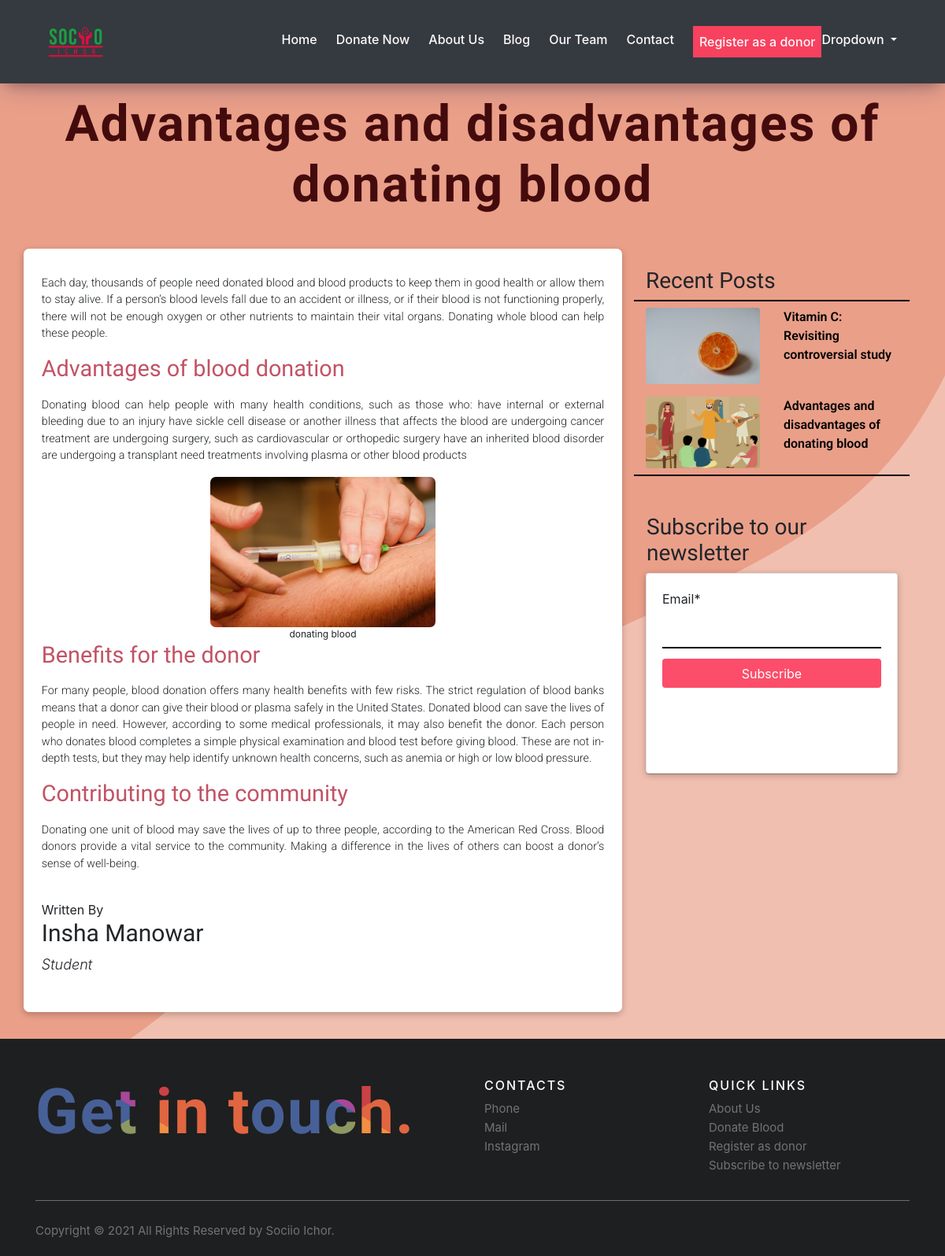
Screenshot of /blog/advantages-and-disadvantages-of-donating-blood/ with the database file from the repository.
### blog/models.py (models this page shows, shortened)
class Blog(models.Model):
    title = models.CharField(max_length=250, blank=False)
    introduction = models.TextField(default='')
    author = models.CharField(default=None, max_length=100)
    author_designation = models.TextField(default=None, max_length=100)
    about_author = models.TextField(blank=True)
    publish_date=models.DateTimeField(blank=True, null=True)
    tags = TaggableManager()
    slug = models.SlugField(unique=True, max_length=100)
    status = models.IntegerField(choices=STATUS, default=0)
    image_main = models.FileField(upload_to=upload_location_main, blank=False, null=True)

class BlogContent(models.Model):
    section = models.ForeignKey(Blog, default=None , on_delete=models.CASCADE)
    subheading = models.CharField(max_length=250)
    content = models.TextField(default=None)
    images = models.ImageField(upload_to=upload_here, blank=True, default=None)
    caption_image = models.CharField(max_length=255, default='', blank=True)

### blog/views.py (the view)
# urls.py: path('blog/<slug:slug>/', views.detail_view, name='blog-detail')
def detail_view(request,slug):
    section = get_object_or_404(Blog, slug=slug)
    content = BlogContent.objects.filter(section=section)
    post = Blog.objects.filter(status=STATUS_PUBLISH).order_by('-publish_date')[0:5]
    if request.method == 'POST':
        form = SubscibersForm(request.POST)
        if form.is_valid():
            form.save()
            messages.success(request, 'Subscription Successful')
            return redirect('blog:blog-detail', slug=slug)
    else:
        form = SubscibersForm()
    return render(request, 'blog/detail.html', {'content':content, 'section':section, 'post':post, 'form':form,})

### newsletter/forms.py
class SubscibersForm(forms.ModelForm):
    class Meta:
        model = Subscribers
        fields = ['email', ]

### blog/templates/blog/detail.html (shortened to what this page needs)
{% extends 'home/base.html' %}
{% load crispy_forms_tags %}
{% load static %}
{% block head %}
<link rel="stylesheet" href="https://cdn.jsdelivr.net/npm/bootstrap@4.5.3/dist/css/bootstrap.min.css">
{% endblock head %}
{% block content %}
<h1 class="title" >
    {{ section.title }}
</h1>
<div class="container">
    <div class="row">
<div class="container col-lg-8 blog-container" style="margin-top: 3%; margin-bottom: 3%;">
    <p class="lead content-text"><span>{{section.introduction}}</span></p>
    {% for s in content %}
        <h2 class="subheading-text">{{ s.subheading }}</h2>
        <p class="lead content-text">{{ s.content }}</p>
        <div class="images">
          {% if s.images %}
          <img src="{{ s.images.url }}" class="blog-image-content" alt="{{ s.caption_image}}">
          <figcaption class="caption-image text-center">{{ s.caption_image }}</figcaption>
          {% endif %}
        </div>
    {% endfor %}
    <div class="author-area">
        Written By
        <h2 class="author-text">{{ section.author }}</h2>
        <span class="designation-text">{{ section.author_designation }}</span>
        <br><br>
    </div>
        </div>
        <div class="col-lg-4" style="margin-top: 3%;">
            <br>
            <div class="container">
                <h3 style="font-family: Oswald;">Recent Posts</h3>
                <div class="row" style="border-top: 2px solid black;border-bottom: 2px solid black;">
                  {% for p in post  %}
                  <div class="col-6 my-2">
                      <a  class="blog-link" href="{% url 'blog:blog-detail' p.slug %}">
                        <img src="{{ p.image_main.url }}" style="width: 100%; height: 100%; border-radius: 4px;">
                      </a>
                </div>
                <div class="col-6 my-2">
                    <a class="blog-link" href="{% url 'blog:blog-detail' p.slug %}"><span class="just-text">{{ p.title }}</span>
                    </a>
                </div>
                  {% endfor %}
                </div>
            </div>
            <div class="newsletter my-5">
                <h3 class="mx-3" style="font-family: Oswald;">Subscribe to our newsletter</h3>
                        <div class="col-md-12">
                            <div class="card">
                                <div class="card-body">
                                    <form method="POST" class="form-group">
                                        {{ form|crispy }}
                                        <input class="btn btn-info btn-block" type="submit" value="Subscribe">
                                    </form>
                                </div>
                    </div>
                </div>
            </div>
        </div>
    </div>
</div>
{% endblock content %}

### home/static/home/base-style.css (style rules this page uses)
body { font-family: 'Poppins', sans-serif; font-size: 16px; line-height: 24px; font-weight: 400; width: 100%; color: #212112; background-color: #cc5577; background-size: cover; background-attachment: fixed; overflow-x: hidden !important; transition: all 200ms linear; }
h1 { font-size: 48px; line-height: 1.2; font-weight: 700; color: #212112; text-align: center; }
p { text-align: left; margin: 0; padding-top: 10px; opacity: 1; transform: translate(0); transition: all 300ms linear; transition-delay: 1700ms; }
.card { border: 0; box-shadow: rgba(0, 0, 0, 0.25) 0px 0.0625em 0.0625em, rgba(0, 0, 0, 0.25) 0px 0.125em 0.5em, rgba(255, 255, 255, 0.1) 0px 0px 0px 1px inset; }
.card { position: relative; display: flex; flex-direction: column; min-width: 0; word-wrap: break-word; background-color: #ffffff; background-clip: border-box; border: 1px solid #e6e4e9; border-radius: 8px; min-height: 255px; }

### blog/templates/blog/detail.html (style rules this page uses)
input { padding: 3%; margin-bottom: 5%; width: 100%; }
.title { font-family:Oswald; font-size: 4rem; letter-spacing: 2px; font-weight: 700; color: #440b0d; margin-top: 10%; }
.blog-container { background-color: white; padding: 2%; border-radius: 7px; text-align: justify; box-shadow: rgba(0, 0, 0, 0.24) 0px 3px 8px; }
.blog-image-content { margin-left: auto; margin-right: auto; display: block; width: 40%; border-radius: 7px; }
.blog-container p { text-align: justify; }
.caption-image { font-size: 12px; }
.author-text { font-size: 30px; font-weight: 400; font-family: Oswald; }
.designation-text { font-size: 18px; font-weight: 350; font-style: italic; }
.content-text { font-family:Roboto; font-size: 90%; }
.subheading-text { font-size: 180%; font-family: Oswald; color: rgb(194, 82, 101); }
.author-area { margin-top: 5%; border-radius: 7px; }
.just-text { font-family: Roboto; }
.blog-link { text-decoration: none; color: black; font-weight: 600; }
.btn-info { background-color: rgb(252, 77, 106); border-color: transparent; border-bottom: none !important; }
input { border-bottom: 2px solid black !important; border-top: none; border-left: none; border-right: none; }

### rows the page displays
Blog: title "Advantages and disadvantages of donating blood", introduction "Each day, thousands of people need donated blood and blood products to keep them in good health or allow them to stay alive. If a person’s blood levels fall due to an accident or illness, or if their blood is not functioning properly, there will not be enough oxygen or other nutrients to maintain their vital organs. Donating whole blood can help these people.", author "Insha Manowar", author_designation "Student", image_main (picture)
BlogContent: subheading "Advantages of blood donation", content "Donating blood can help people with many health conditions, such as those who: have internal or external bleeding due to an injury have sickle cell disease or another illness that affects the blood are undergoing cancer treatment are undergoing surgery, such as cardiovascular or orthopedic surgery have an inherited blood disorder are undergoing a transplant need treatments involving plasma or other blood products", images (picture), caption_image "donating blood"
BlogContent: subheading "Benefits for the donor", content "For many people, blood donation offers many health benefits with few risks. The strict regulation of blood banks means that a donor can give their blood or plasma safely in the United States. Donated blood can save the lives of people in need. However, according to some medical professionals, it may also benefit the donor. Each person who donates blood completes a simple physical examination and blood test before giving blood. These are not in-depth tests, but they may help identify unknown health concerns, such as anemia or high or low blood pressure."
BlogContent: subheading "Contributing to the community", content "Donating one unit of blood may save the lives of up to three people, according to the American Red Cross. Blood donors provide a vital service to the community. Making a difference in the lives of others can boost a donor’s sense of well-being."
Blog: image_main (picture), title "Vitamin C: Revisiting controversial study"
